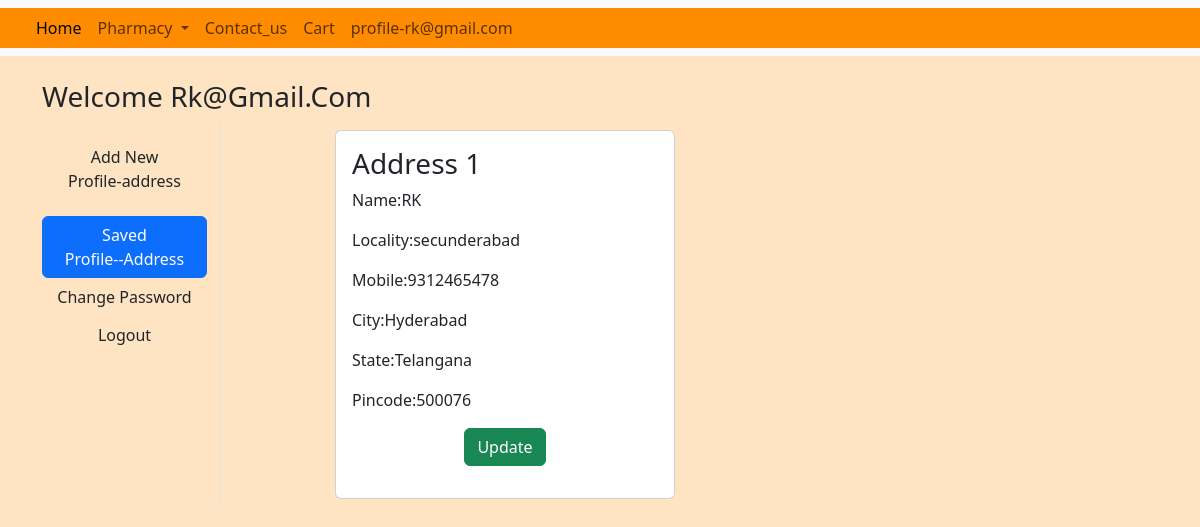
/address/ (signed in), run on the app's committed database.
### app/models.py (models this page shows, shortened)
class Customer(models.Model):
    user=models.ForeignKey(User,on_delete=models.CASCADE)
    name=models.CharField(max_length=200)
    locality=models.CharField(max_length=200)
    city=models.CharField(max_length=50)
    mobile=models.IntegerField(default=0)
    zipcode=models.IntegerField()
    state=models.CharField(choices=STATE_CHOICES,max_length=100)

### app/views.py (the view)
# urls.py: path('address/',views.address,name='address'),
def address(request):
    add=Customer.objects.filter(user=request.user)
    return render(request,'address.html',locals())

### app/templates/address.html (shortened to what this page needs)
{% extends 'base.html' %}
{% load static %}
{% block main-content %}
<div class="container my-4">
    <div class="row">
        <h3>Welcome <span class="text-capitalize">{{request.user}}</span></h3>
        <div class="col-sm-2 border-end">
            <ul class="list-unstyled">
                <li class="d-grid my-3"><a href="{% url 'profile' %}" class="btn">Add New <br>Profile-address</a></li>
                <li class="d-grid"><a href="{% url 'address' %}" class="btn btn-primary">Saved <br>Profile--Address</a></li>
                <li class="d-grid"><a href="{% url 'passwordchange' %}" class="btn">Change Password</a></li>
                <li class="d-grid"><a href="{% url 'logout' %}" class="btn">Logout</a></li>
            </ul>
        </div>
        <div class="col-sm-8 offset-sm-1">
            <div class="row">
                {% for ad in add %}
                <div class="col-sm-6">
                    <div class="card m-2">
                        <div class="card-body">
                            <h3>Address {{forloop.counter}}</h3>
                            <p>Name:{{ad.name}}</p>
                            <p>Locality:{{ad.locality}}</p>
                            <p>Mobile:{{ad.mobile}}</p>
                            <p>City:{{ad.city}}</p>
                            <p>State:{{ad.state}}</p>
                            <p>Pincode:{{ad.zipcode}}</p>
                            <p class="text-center"><a href="{% url 'updateaddress' pk=ad.id %}" type="button" class="btn btn-success">Update</a></p>
                        </div>
                    </div>
                </div>
                {% endfor %}
            </div>
        </div>
{% endblock main-content %}

### app/templates/base.html (shortened to what this page needs)
<!DOCTYPE html>
{% load static %}
<html lang="en">
<head>
    <link href="https://cdn.jsdelivr.net/npm/bootstrap@5.3.0/dist/css/bootstrap.min.css" rel="stylesheet">
</head>
<body style="background-color: bisque;">
    <nav class="navbar navbar-expand-lg bg-body-tertiary" >
        <div class="container-fluid" style="background-color:darkorange">
          <div class="collapse navbar-collapse" id="navbarSupportedContent">
            <ul class="navbar-nav me-auto mb-2  mb-lg-0">
              {% if request.user.is_authenticated %}
              <li class="nav-item">
                    <a class="nav-link active" href="{% url 'home' %}"><Main>Home</Main></a>
              </li>
              <li class="nav-item dropdown">
                <a class="nav-link dropdown-toggle" href="#" role="button" data-bs-toggle="dropdown" aria-expanded="false">
                  Pharmacy
                </a>
              </li>
              <li class="nav-item">
                <a class="nav-link" href="{% url 'contactus' %}"><Main>Contact_us</Main></a>
              </li>
              <li class="nav-item">
                <a class="nav-link" href="{% url 'showcart' %}"><Main>Cart</Main></a>
              </li>
              <li class="nav-item justify-content-end">
                  <a class="nav-link" href="{% url 'profile' %}"><Main>profile-{{request.user}}</Main></a>
              </li>
              {% endif %}
            </ul>
          </div>
        </div>
      </nav>
      {% block main-content %}
      {% endblock main-content %}

### data on the page
Customer: name "RK", locality "secunderabad", mobile "9312465478", city "Hyderabad", state "Telangana", zipcode "500076"

### other printed values
{{ request.user }} "rk@gmail.com"
{{ request.user }} "Rk@gmail.com"
